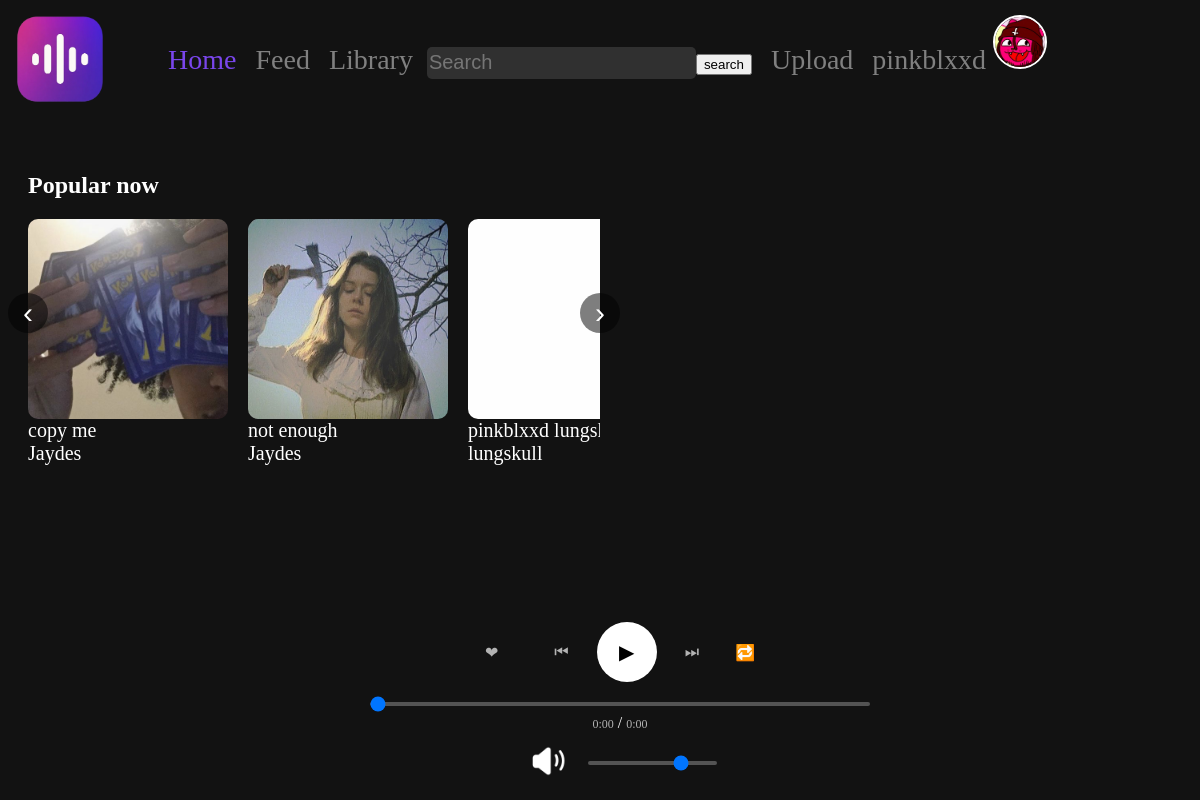
The page /discover (signed in) on the database as committed earlier.
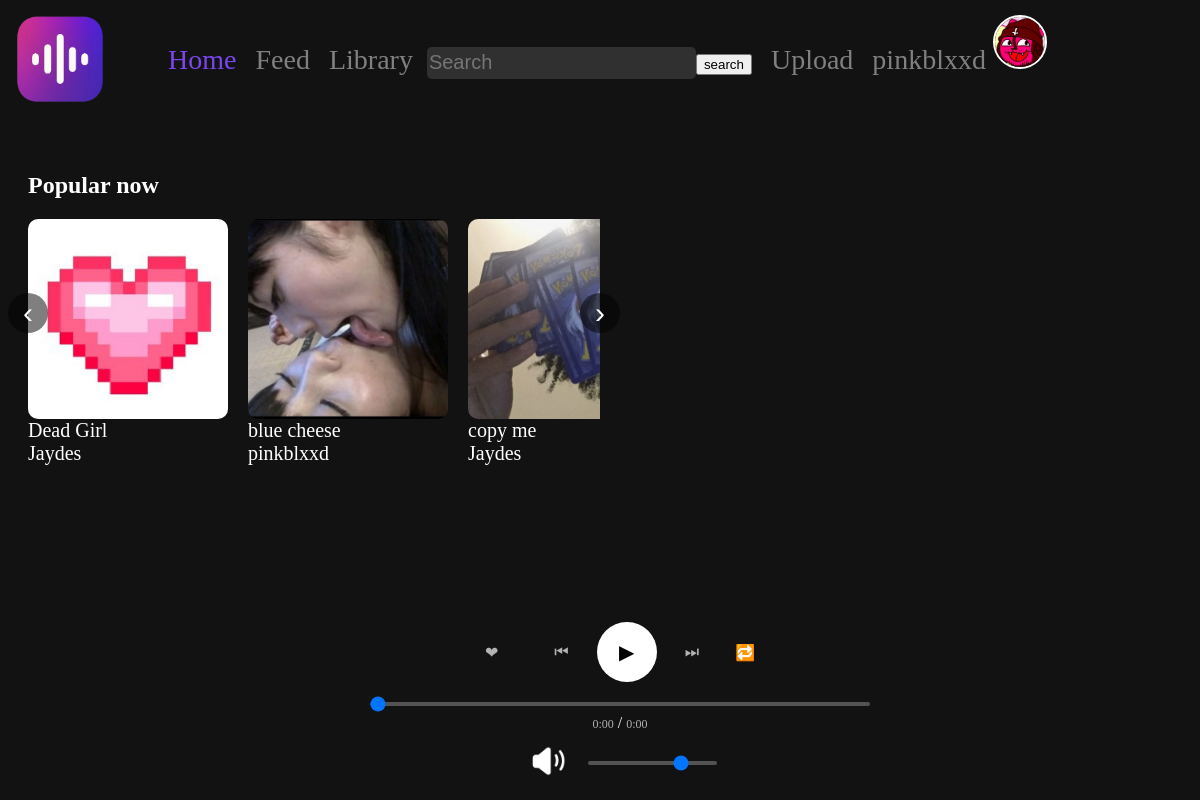
The same page on the database as committed later.
### Users/models.py (models this page shows, shortened)
class CustomUser(AbstractUser):
    username = models.CharField(max_length=20, unique=True)
    avatar = models.ImageField(upload_to="images/user_avatars", null=True, blank=True)

### WaveBox/models.py (models this page shows, shortened)
class Section(models.Model):
    name = models.CharField(max_length=100)
    tracks = models.ManyToManyField("Track", blank=True)

class Track(models.Model):
    name = models.CharField(max_length=100)
    author = models.CharField(max_length=100)
    date = models.DateField(auto_now_add=True)
    audiofile = models.FileField(upload_to="audiofiles")
    image = models.ImageField(upload_to='images/trackimages')
    liked_by = models.ManyToManyField(
        settings.AUTH_USER_MODEL,
        blank=True,
    )
    sections = models.ManyToManyField("Section", blank=True, default=["Popular now"])

### WaveBox/views.py (the view)
# urls.py: path("discover", discover, name="discover"),
def discover(request):
    tracks = Track.objects.annotate(
        like_count=Count("liked_by")
    ).order_by("-like_count")
    sections = Section.objects.prefetch_related(
        Prefetch(
            "tracks", queryset=tracks
        )
    )
    return render(request, 'discover.html', {'Tracks': tracks, "sections": sections})

### templates/discover.html (shortened to what this page needs)
{% extends 'base.html' %}
{% load static %}
{% block body %}
<main>
    {% for section in sections %}
    <section class="tracks-section">
        <h2>{{ section.name }}</h2>
        <div class="tracks-container">
            <div class="tracks-wrapper">
                {% for track in section.tracks.all %}
                <div class="track-item">
                    <div class="track-image">
                        <a href="/track/{{ track.id }}">
                            <img src="{{ track.image.url }}" width="300" height="250">
                        </a>
                    </div>
                    <div class="track-info">
                        <a href="/track/{{ track.id }}" class="track-name">{{ track.name|truncatechars:20 }}</a>
                        <a href="/profile/{{ track.author }}" class="track-author">{{ track.author }}</a>
                    </div>
                </div>
                {% endfor %}
            </div>
            <button class="scroll-button next">›</button>
            <button class="scroll-button prev">‹</button>
        </div>
    </section>
    {% endfor %}
</main>
{% endblock %}

### templates/base.html (shortened to what this page needs)
{% load static %}
<!DOCTYPE html>
<html lang="ru">
<head>
    <link rel="icon" href="/media/images/icons/WaveBoxLogo.png"><link rel="stylesheet" href="{% static 'MainApp/css/main.css' %}">
</head>
<body>
    <a href="/">
        <img class="logo" width="100" height="100" src="/media/images/icons/WaveBoxLogo.png">
    </a>
    <header class="header">
    <div class="nav-panel">
    <a href="/discover" class="{% if request.path == "/discover"  %}active{% endif %}">Home</a>
    <a href="/feed">Feed</a>
    <a href="/library">Library</a>
    <input class="searchbar" type="text" placeholder="Search"><button type="submit" onclick="search()">search</button>
    <a href="/upload">Upload</a>
    <a href="{% if user.is_authenticated %}/profile/{{ request.user.username }}{% else %}/login{% endif %}" class="{% if request.path == '/profile/'|add:request.user.username %}active{% endif %}">
        {% if user.is_authenticated %}{{ request.user.username }}{% else %}Profile{% endif %}
        <img class="user-avatar" width="50" height="50" src="{% if user.is_authenticated and request.user.avatar %}{{ request.user.avatar.url }}{% else %}/media/images/user_avatars/noavatar.png{% endif %}">
    </a>
    </div>
    </header>
{% block body %}{% endblock %}
<div class="player">
    <div class="player-controls">
        <button class="control-btn like-btn">❤</button><h2 class="likes-count"></h2>
        <button class="control-btn prev-btn">⏮</button>
        <button class="player-button play-btn" onclick="playerPlayTrack(this)">▶</button>
        <button class="control-btn next-btn">⏭</button>
        <button class="control-btn repeat-btn">🔁</button>
    </div>
<div class="simple-seek">
    <input type="range" class="simple-seek-slider" min="0" max="100" value="0">
    <div class="time-display">
        <span class="current-time">0:00</span> /
        <span class="total-time">0:00</span>
    </div>
    <div class="volume-controls">
        <button data-status="volumeon" class="volume-button"><img width="40" height="40" class="volume-image" src="/media/images/icons/volume.png"></button>
    <input type="range" class="simple-volume-slider" min="0" max="100" value="75">
    </div>
</div>
</div>
</body>
</html>

### WaveBox/static/MainApp/css/main.css (style rules this page uses)
body { background-color: #121212; color: white; }
.logo { z-index: 1001; position: relative; }
.header { background-color: #121212; padding: 15px 0; display: flex; flex-direction: row; justify-content: space-around; align-items: center; position: fixed; top: 0; left: 0; width: 100%; z-index: 1000; }
.header a.active { color: #7a46ec; }
.user-avatar { border: solid white 2px; border-radius: 100px; }
.player { background-color: #121212; padding: 15px 20px; display: flex; flex-direction: column; justify-content: center; align-items: center; position: fixed; bottom: 0; left: 0; width: 100%; z-index: 1000; gap: 10px; }
.simple-seek { width: 100%; max-width: 500px; display: flex; flex-direction: column; align-items: center; gap: 8px; }
.simple-seek-slider { width: 100%; height: 4px; margin: 0; -webkit-appearance: none; appearance: none; background: #535353; border-radius: 2px; outline: none; cursor: pointer; }
.volume-controls { display: flex; align-items: center; }
.volume-button { background: none; border: none; cursor: pointer; }
.simple-volume-slider { width: 100%; height: 4px; margin-left: 15px; -webkit-appearance: none; appearance: none; background: #535353; border-radius: 2px; outline: none; cursor: pointer; }
.player-controls { display: flex; align-items: center; justify-content: center; gap: 20px; margin-bottom: 10px; }
.control-btn { background: none; border: none; color: #b3b3b3; font-size: 16px; cursor: pointer; padding: 8px; transition: color 0.2s ease; }
.player-button { background: #ffffff; border: none; border-radius: 50%; width: 40px; height: 40px; font-size: 16px; cursor: pointer; display: flex; align-items: center; justify-content: center; transition: transform 0.2s ease; }
.current-time, .total-time { color: #b3b3b3; font-size: 12px; min-width: 35px; }
.header a { font-size: 175%; margin-left: 15px; color: gray; text-decoration: none; transition: 0.5s; }
.searchbar { background-color: #303030; border: none; border-radius: 5px; color: white; font-size: 20px; height: 30px; margin-left: 10px; }
.tracks-section { padding: 40px 20px; color: white; }
.tracks-section h2 { margin-bottom: 20px; font-size: 24px; }
.tracks-container { position: relative; display: flex; align-items: center; width: 50%; }
.tracks-wrapper { display: flex; gap: 20px; overflow-x: hidden; scroll-behavior: smooth; }
.track-item { width: 200px; flex-shrink: 0; }
.track-image { position: relative; width: 200px; height: 200px; border-radius: 10px; overflow: hidden; cursor: pointer; }
.track-image img { width: 100%; height: 100%; object-fit: cover; transition: transform 0.3s ease; }
.player-button { pointer-events: auto; width: 60px; height: 60px; border-radius: 50%; background: rgb(255, 255, 255); color: black; border: none; font-size: 20px; cursor: pointer; transition: all 0.3s ease; }
.scroll-button { position: absolute; top: 35%; transform: translateY(-50%); background: rgba(0, 0, 0, 0.5); border: none; color: white; font-size: 30px; width: 40px; height: 40px; border-radius: 50%; cursor: pointer; z-index: 10; }
.scroll-button.next { right: -20px; }
.scroll-button.prev { left: -20px; }
.track-info { display: flex; flex-direction: column; }
.track-name { text-decoration: none; color: white; font-size: 20px; }
.track-author { text-decoration: none; color: white; font-size: 20px; }

Rows that differ between the two databases and show on the page:
computed for Section "Popular now": loses Track (image (picture), name "not enough", author "Jaydes"); loses Track (image (picture), name "pinkblxxd…", author "lungskull"); gains Track (image (picture), name "blue cheese", author "pinkblxxd")
added Track: image (picture), name "Dead Girl", author "Jaydes"
